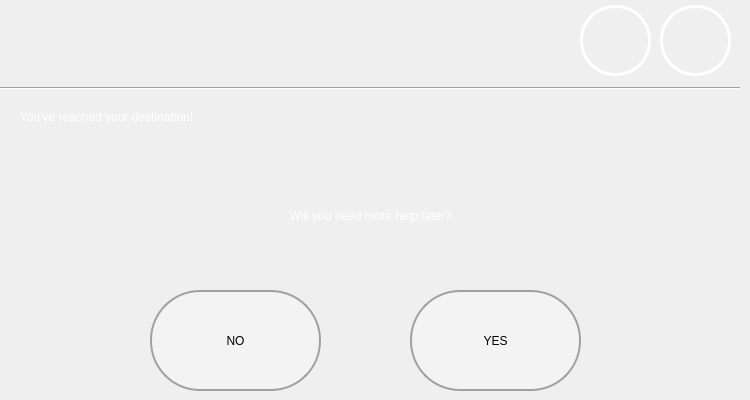
  <widget class="QWidget" name="COMPLETE">
   <widget class="QLabel" name="destination_reached">
    <property name="geometry">
     <rect>
      <x>20</x>
      <y>110</y>
      <width>711</width>
      <height>61</height>
     </rect>
    </property>
    <property name="styleSheet">
     <string notr="true">font: 20 32pt &quot;montserrat&quot;;
color: rgb(255, 255, 255);</string>
    </property>
    <property name="text">
     <string>You've reached your destination!</string>
    </property>
    <property name="alignment">
     <set>Qt::AlignLeading|Qt::AlignLeft|Qt::AlignTop</set>
    </property>
    <property name="wordWrap">
     <bool>true</bool>
    </property>
   </widget>
   <widget class="QPushButton" name="exit_9">
    <property name="geometry">
     <rect>
      <x>660</x>
      <y>5</y>
      <width>71</width>
      <height>71</height>
     </rect>
    </property>
    <property name="styleSheet">
     <string notr="true">color: rgb(255, 255, 255);
border-style: solid;
border-width: 3px;
border-radius: 35px;</string>
    </property>
    <property name="text">
     <string/>
    </property>
    <property name="icon">
     <iconset>
      <normaloff>icons/UI Icons/cross.png</normaloff>icons/UI Icons/cross.png</iconset>
    </property>
    <property name="iconSize">
     <size>
      <width>65</width>
      <height>65</height>
     </size>
    </property>
    <property name="flat">
     <bool>true</bool>
    </property>
   </widget>
   <widget class="QPushButton" name="info_9">
    <property name="geometry">
     <rect>
      <x>580</x>
      <y>5</y>
      <width>71</width>
      <height>71</height>
     </rect>
    </property>
    <property name="styleSheet">
     <string notr="true">color: rgb(255, 255, 255);
border-style: solid;
border-width: 3px;
border-radius: 35px;</string>
    </property>
    <property name="text">
     <string/>
    </property>
    <property name="icon">
     <iconset>
      <normaloff>icons/UI Icons/question_grey.png</normaloff>icons/UI Icons/question_grey.png</iconset>
    </property>
    <property name="iconSize">
     <size>
      <width>65</width>
      <height>65</height>
     </size>
    </property>
    <property name="flat">
     <bool>true</bool>
    </property>
   </widget>
   <widget class="QLabel" name="more_help_label">
    <property name="geometry">
     <rect>
      <x>0</x>
      <y>180</y>
      <width>741</width>
      <height>71</height>
     </rect>
    </property>
    <property name="styleSheet">
     <string notr="true">font: 20 36pt &quot;montserrat&quot;;
color: rgb(255, 255, 255);</string>
    </property>
    <property name="text">
     <string>Will you need more help later?</string>
    </property>
    <property name="alignment">
     <set>Qt::AlignCenter</set>
    </property>
    <property name="wordWrap">
     <bool>true</bool>
    </property>
   </widget>
   <widget class="QPushButton" name="more_help">
    <property name="geometry">
     <rect>
      <x>410</x>
      <y>290</y>
      <width>171</width>
      <height>101</height>
     </rect>
    </property>
    <property name="styleSheet">
     <string notr="true">font: 20 40pt &quot;montserrat&quot;;


background-color: rgb(243, 243, 243);
border-color: rgb(160, 160, 160);
border-style: solid;
border-width: 2px;
border-radius: 50px;</string>
    </property>
    <property name="text">
     <string>YES</string>
    </property>
   </widget>
   <widget class="QPushButton" name="no_more_help">
    <property name="geometry">
     <rect>
      <x>150</x>
      <y>290</y>
      <width>171</width>
      <height>101</height>
     </rect>
    </property>
    <property name="styleSheet">
     <string notr="true">font: 20 40pt &quot;montserrat&quot;;


background-color: rgb(243, 243, 243);
border-color: rgb(160, 160, 160);
border-style: solid;
border-width: 2px;
border-radius: 50px;</string>
    </property>
    <property name="text">
     <string>NO</string>
    </property>
   </widget>
   <widget class="Line" name="line_9">
    <property name="geometry">
     <rect>
      <x>0</x>
      <y>80</y>
      <width>740</width>
      <height>16</height>
     </rect>
    </property>
    <property name="frameShadow">
     <enum>QFrame::Sunken</enum>
    </property>
    <property name="lineWidth">
     <number>1</number>
    </property>
    <property name="orientation">
     <enum>Qt::Horizontal</enum>
    </property>
   </widget>
   <zorder>line_9</zorder>
   <zorder>destination_reached</zorder>
   <zorder>exit_9</zorder>
   <zorder>info_9</zorder>
   <zorder>more_help_label</zorder>
   <zorder>more_help</zorder>
   <zorder>no_more_help</zorder>
  </widget>
